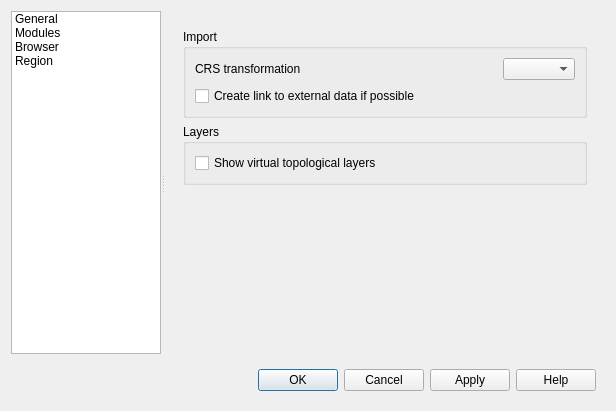
<?xml version="1.0" encoding="UTF-8"?>
<ui version="4.0">
 <class>QgsGrassOptionsBase</class>
 <widget class="QDialog" name="QgsGrassOptionsBase">
  <property name="geometry">
   <rect>
    <x>0</x>
    <y>0</y>
    <width>616</width>
    <height>411</height>
   </rect>
  </property>
  <property name="windowTitle">
   <string>GRASS Options</string>
  </property>
  <layout class="QVBoxLayout" name="verticalLayout_5">
   <item>
    <widget class="QSplitter" name="mOptionsSplitter">
     <property name="enabled">
      <bool>true</bool>
     </property>
     <property name="orientation">
      <enum>Qt::Horizontal</enum>
     </property>
     <property name="childrenCollapsible">
      <bool>false</bool>
     </property>
     <widget class="QFrame" name="mOptionsListFrame">
      <property name="frameShape">
       <enum>QFrame::NoFrame</enum>
      </property>
      <property name="frameShadow">
       <enum>QFrame::Raised</enum>
      </property>
      <layout class="QVBoxLayout" name="verticalLayout_15">
       <property name="spacing">
        <number>0</number>
       </property>
       <property name="leftMargin">
        <number>0</number>
       </property>
       <property name="topMargin">
        <number>0</number>
       </property>
       <property name="rightMargin">
        <number>0</number>
       </property>
       <property name="bottomMargin">
        <number>0</number>
       </property>
       <item>
        <widget class="QListWidget" name="mOptionsListWidget">
         <property name="minimumSize">
          <size>
           <width>58</width>
           <height>0</height>
          </size>
         </property>
         <property name="maximumSize">
          <size>
           <width>150</width>
           <height>16777215</height>
          </size>
         </property>
         <property name="horizontalScrollBarPolicy">
          <enum>Qt::ScrollBarAlwaysOff</enum>
         </property>
         <property name="editTriggers">
          <set>QAbstractItemView::NoEditTriggers</set>
         </property>
         <property name="iconSize">
          <size>
           <width>32</width>
           <height>32</height>
          </size>
         </property>
         <property name="textElideMode">
          <enum>Qt::ElideNone</enum>
         </property>
         <property name="resizeMode">
          <enum>QListView::Adjust</enum>
         </property>
         <property name="uniformItemSizes">
          <bool>false</bool>
         </property>
         <property name="wordWrap">
          <bool>true</bool>
         </property>
         <item>
          <property name="text">
           <string>General</string>
          </property>
          <property name="icon">
           <iconset resource="../../../images/images.qrc">
            <normaloff>:/images/themes/default/propertyicons/general.svg</normaloff>:/images/themes/default/propertyicons/general.svg</iconset>
          </property>
         </item>
         <item>
          <property name="text">
           <string>Modules</string>
          </property>
          <property name="icon">
           <iconset resource="../../../images/images.qrc">
            <normaloff>:/images/themes/default/grass_mapset.png</normaloff>:/images/themes/default/grass_mapset.png</iconset>
          </property>
         </item>
         <item>
          <property name="text">
           <string>Browser</string>
          </property>
          <property name="toolTip">
           <string>Browser</string>
          </property>
          <property name="icon">
           <iconset resource="../../../images/images.qrc">
            <normaloff>:/images/icons/qbrowser-icon-60x60.png</normaloff>:/images/icons/qbrowser-icon-60x60.png</iconset>
          </property>
         </item>
         <item>
          <property name="text">
           <string>Region</string>
          </property>
          <property name="icon">
           <iconset resource="../../plugins/grass/qgsgrass_plugin.qrc">
            <normaloff>:/images/themes/default/grass/grass_options_region.png</normaloff>:/images/themes/default/grass/grass_options_region.png</iconset>
          </property>
         </item>
        </widget>
       </item>
      </layout>
     </widget>
     <widget class="QFrame" name="mOptionsFrame">
      <property name="sizePolicy">
       <sizepolicy hsizetype="Expanding" vsizetype="Preferred">
        <horstretch>1</horstretch>
        <verstretch>0</verstretch>
       </sizepolicy>
      </property>
      <property name="frameShape">
       <enum>QFrame::NoFrame</enum>
      </property>
      <property name="frameShadow">
       <enum>QFrame::Plain</enum>
      </property>
      <layout class="QVBoxLayout" name="verticalLayout_6">
       <item>
        <widget class="QStackedWidget" name="mOptionsStackedWidget">
         <property name="lineWidth">
          <number>0</number>
         </property>
         <property name="currentIndex">
          <number>2</number>
         </property>
         <widget class="QWidget" name="mGeneralPage">
          <layout class="QVBoxLayout" name="verticalLayout_11">
           <item>
            <widget class="QLabel" name="mGrassVersionLabel">
             <property name="toolTip">
              <string>The version of GRASS which was used to build the GRASS provider and plugin in QGIS. Exactly the same version must be used on runtime.</string>
             </property>
             <property name="text">
              <string notr="true">GRASS version</string>
             </property>
             <property name="margin">
              <number>3</number>
             </property>
            </widget>
           </item>
           <item>
            <widget class="QgsCollapsibleGroupBox" name="mGisbaseGroupBox">
             <property name="title">
              <string>GRASS installation</string>
             </property>
             <layout class="QVBoxLayout" name="verticalLayout_10">
              <item>
               <widget class="QRadioButton" name="mGisbaseDefaultRadioButton">
                <property name="text">
                 <string>Default</string>
                </property>
               </widget>
              </item>
              <item>
               <layout class="QHBoxLayout" name="horizontalLayout_4">
                <item>
                 <widget class="QRadioButton" name="mGisbaseCustomRadioButton">
                  <property name="text">
                   <string>Custom</string>
                  </property>
                 </widget>
                </item>
                <item>
                 <widget class="QLineEdit" name="mGisbaseLineEdit"/>
                </item>
                <item>
                 <widget class="QPushButton" name="mGisbaseBrowseButton">
                  <property name="text">
                   <string>Browse</string>
                  </property>
                 </widget>
                </item>
               </layout>
              </item>
              <item>
               <widget class="QLabel" name="mGisbaseErrorLabel">
                <property name="text">
                 <string>GIsbase error</string>
                </property>
               </widget>
              </item>
             </layout>
            </widget>
           </item>
           <item>
            <spacer name="verticalSpacer_4">
             <property name="orientation">
              <enum>Qt::Vertical</enum>
             </property>
             <property name="sizeHint" stdset="0">
              <size>
               <width>20</width>
               <height>165</height>
              </size>
             </property>
            </spacer>
           </item>
          </layout>
         </widget>
         <widget class="QWidget" name="mModulesPage">
          <layout class="QVBoxLayout" name="verticalLayout_7">
           <item>
            <widget class="QScrollArea" name="mModulesScrollArea">
             <property name="frameShape">
              <enum>QFrame::NoFrame</enum>
             </property>
             <property name="frameShadow">
              <enum>QFrame::Plain</enum>
             </property>
             <property name="lineWidth">
              <number>0</number>
             </property>
             <property name="widgetResizable">
              <bool>true</bool>
             </property>
             <widget class="QWidget" name="mModulesContents">
              <property name="geometry">
               <rect>
                <x>0</x>
                <y>0</y>
                <width>247</width>
                <height>141</height>
               </rect>
              </property>
              <layout class="QVBoxLayout" name="verticalLayout">
               <item>
                <widget class="QgsCollapsibleGroupBox" name="mModulesConfigGroupBox">
                 <property name="title">
                  <string>Modules interface configuration</string>
                 </property>
                 <layout class="QVBoxLayout" name="verticalLayout_4">
                  <item>
                   <widget class="QRadioButton" name="mModulesConfigDefaultRadioButton">
                    <property name="text">
                     <string>Default</string>
                    </property>
                   </widget>
                  </item>
                  <item>
                   <layout class="QHBoxLayout" name="horizontalLayout_3">
                    <item>
                     <widget class="QRadioButton" name="mModulesConfigCustomRadioButton">
                      <property name="text">
                       <string>Custom</string>
                      </property>
                     </widget>
                    </item>
                    <item>
                     <widget class="QLineEdit" name="mModulesConfigDirLineEdit"/>
                    </item>
                    <item>
                     <widget class="QPushButton" name="mModulesConfigBrowseButton">
                      <property name="text">
                       <string>Browse</string>
                      </property>
                     </widget>
                    </item>
                   </layout>
                  </item>
                 </layout>
                </widget>
               </item>
               <item>
                <widget class="QCheckBox" name="mModulesDebugCheckBox">
                 <property name="text">
                  <string>Debug mode</string>
                 </property>
                </widget>
               </item>
               <item>
                <spacer name="verticalSpacer_2">
                 <property name="orientation">
                  <enum>Qt::Vertical</enum>
                 </property>
                 <property name="sizeHint" stdset="0">
                  <size>
                   <width>20</width>
                   <height>246</height>
                  </size>
                 </property>
                </spacer>
               </item>
              </layout>
             </widget>
            </widget>
           </item>
          </layout>
         </widget>
         <widget class="QWidget" name="mBrowserPage">
          <layout class="QVBoxLayout" name="verticalLayout_3">
           <property name="leftMargin">
            <number>0</number>
           </property>
           <property name="topMargin">
            <number>0</number>
           </property>
           <property name="rightMargin">
            <number>0</number>
           </property>
           <property name="bottomMargin">
            <number>0</number>
           </property>
           <item>
            <widget class="QScrollArea" name="mBrowserScrollArea">
             <property name="frameShape">
              <enum>QFrame::NoFrame</enum>
             </property>
             <property name="frameShadow">
              <enum>QFrame::Plain</enum>
             </property>
             <property name="lineWidth">
              <number>0</number>
             </property>
             <property name="widgetResizable">
              <bool>true</bool>
             </property>
             <widget class="QWidget" name="mBrowserContents">
              <property name="geometry">
               <rect>
                <x>0</x>
                <y>0</y>
                <width>426</width>
                <height>329</height>
               </rect>
              </property>
              <layout class="QVBoxLayout" name="verticalLayout_13">
               <item>
                <widget class="QgsCollapsibleGroupBox" name="mImportGroupBox">
                 <property name="title">
                  <string>Import</string>
                 </property>
                 <layout class="QVBoxLayout" name="verticalLayout_2">
                  <item>
                   <layout class="QHBoxLayout" name="horizontalLayout">
                    <item>
                     <widget class="QLabel" name="mCrsTransformationLabel">
                      <property name="text">
                       <string>CRS transformation</string>
                      </property>
                     </widget>
                    </item>
                    <item>
                     <spacer name="horizontalSpacer">
                      <property name="orientation">
                       <enum>Qt::Horizontal</enum>
                      </property>
                      <property name="sizeHint" stdset="0">
                       <size>
                        <width>40</width>
                        <height>20</height>
                       </size>
                      </property>
                     </spacer>
                    </item>
                    <item>
                     <widget class="QComboBox" name="mCrsTransformationComboBox">
                      <property name="toolTip">
                       <string>Approximate CRS transformation is fast but it may be inaccurate.</string>
                      </property>
                     </widget>
                    </item>
                   </layout>
                  </item>
                  <item>
                   <widget class="QCheckBox" name="mImportExternalCheckBox">
                    <property name="toolTip">
                     <string>Create a link to the external data for GDAL data sources with the same CRS as target mapset by r.external, instead of making copy of data.</string>
                    </property>
                    <property name="text">
                     <string>Create link to external data if possible</string>
                    </property>
                   </widget>
                  </item>
                 </layout>
                </widget>
               </item>
               <item>
                <widget class="QgsCollapsibleGroupBox" name="mLayersBox">
                 <property name="sizePolicy">
                  <sizepolicy hsizetype="Expanding" vsizetype="Preferred">
                   <horstretch>0</horstretch>
                   <verstretch>0</verstretch>
                  </sizepolicy>
                 </property>
                 <property name="title">
                  <string>Layers</string>
                 </property>
                 <layout class="QVBoxLayout" name="verticalLayout_12">
                  <item>
                   <widget class="QCheckBox" name="mTopoLayersCheckBox">
                    <property name="text">
                     <string>Show virtual topological layers</string>
                    </property>
                   </widget>
                  </item>
                 </layout>
                </widget>
               </item>
               <item>
                <spacer name="verticalSpacer">
                 <property name="orientation">
                  <enum>Qt::Vertical</enum>
                 </property>
                 <property name="sizeHint" stdset="0">
                  <size>
                   <width>20</width>
                   <height>40</height>
                  </size>
                 </property>
                </spacer>
               </item>
              </layout>
             </widget>
            </widget>
           </item>
          </layout>
         </widget>
         <widget class="QWidget" name="mRegionPage">
          <layout class="QVBoxLayout" name="verticalLayout_9">
           <item>
            <widget class="QgsCollapsibleGroupBox" name="mRegionGroupBox">
             <property name="title">
              <string>Region border</string>
             </property>
             <layout class="QVBoxLayout" name="verticalLayout_8">
              <item>
               <layout class="QGridLayout" name="gridLayout_2">
                <item row="0" column="0">
                 <widget class="QLabel" name="mRegionColorLabel">
                  <property name="text">
                   <string>Color</string>
                  </property>
                 </widget>
                </item>
                <item row="0" column="1">
                 <widget class="QgsColorButton" name="mRegionColorButton">
                  <property name="minimumSize">
                   <size>
                    <width>120</width>
                    <height>0</height>
                   </size>
                  </property>
                  <property name="maximumSize">
                   <size>
                    <width>120</width>
                    <height>16777215</height>
                   </size>
                  </property>
                  <property name="text">
                   <string/>
                  </property>
                 </widget>
                </item>
                <item row="0" column="2">
                 <spacer name="horizontalSpacer_2">
                  <property name="orientation">
                   <enum>Qt::Horizontal</enum>
                  </property>
                  <property name="sizeHint" stdset="0">
                   <size>
                    <width>40</width>
                    <height>20</height>
                   </size>
                  </property>
                 </spacer>
                </item>
                <item row="1" column="0">
                 <widget class="QLabel" name="mRegionWidthLabel">
                  <property name="text">
                   <string>Width</string>
                  </property>
                 </widget>
                </item>
                <item row="1" column="1">
                 <widget class="QDoubleSpinBox" name="mRegionWidthSpinBox">
                  <property name="decimals">
                   <number>1</number>
                  </property>
                  <property name="singleStep">
                   <double>0.200000000000000</double>
                  </property>
                 </widget>
                </item>
               </layout>
              </item>
              <item>
               <spacer name="verticalSpacer_3">
                <property name="orientation">
                 <enum>Qt::Vertical</enum>
                </property>
                <property name="sizeHint" stdset="0">
                 <size>
                  <width>20</width>
                  <height>40</height>
                 </size>
                </property>
               </spacer>
              </item>
             </layout>
            </widget>
           </item>
          </layout>
         </widget>
        </widget>
       </item>
      </layout>
     </widget>
    </widget>
   </item>
   <item>
    <widget class="QFrame" name="mButtonBoxFrame">
     <property name="sizePolicy">
      <sizepolicy hsizetype="Preferred" vsizetype="Maximum">
       <horstretch>0</horstretch>
       <verstretch>0</verstretch>
      </sizepolicy>
     </property>
     <property name="frameShape">
      <enum>QFrame::NoFrame</enum>
     </property>
     <property name="frameShadow">
      <enum>QFrame::Raised</enum>
     </property>
     <layout class="QGridLayout" name="gridLayout">
      <item row="0" column="0">
       <widget class="QDialogButtonBox" name="buttonBox">
        <property name="orientation">
         <enum>Qt::Horizontal</enum>
        </property>
        <property name="standardButtons">
         <set>QDialogButtonBox::Apply|QDialogButtonBox::Cancel|QDialogButtonBox::Help|QDialogButtonBox::Ok</set>
        </property>
       </widget>
      </item>
     </layout>
    </widget>
   </item>
  </layout>
 </widget>
 <customwidgets>
  <customwidget>
   <class>QgsColorButton</class>
   <extends>QToolButton</extends>
   <header>qgscolorbutton.h</header>
   <container>1</container>
  </customwidget>
  <customwidget>
   <class>QgsCollapsibleGroupBox</class>
   <extends>QGroupBox</extends>
   <header>qgscollapsiblegroupbox.h</header>
   <container>1</container>
  </customwidget>
 </customwidgets>
 <resources>
  <include location="../../../images/images.qrc"/>
  <include location="../../plugins/grass/qgsgrass_plugin.qrc"/>
 </resources>
 <connections>
  <connection>
   <sender>mOptionsListWidget</sender>
   <signal>currentRowChanged(int)</signal>
   <receiver>mOptionsStackedWidget</receiver>
   <slot>setCurrentIndex(int)</slot>
   <hints>
    <hint type="sourcelabel">
     <x>78</x>
     <y>186</y>
    </hint>
    <hint type="destinationlabel">
     <x>384</x>
     <y>186</y>
    </hint>
   </hints>
  </connection>
 </connections>
</ui>
